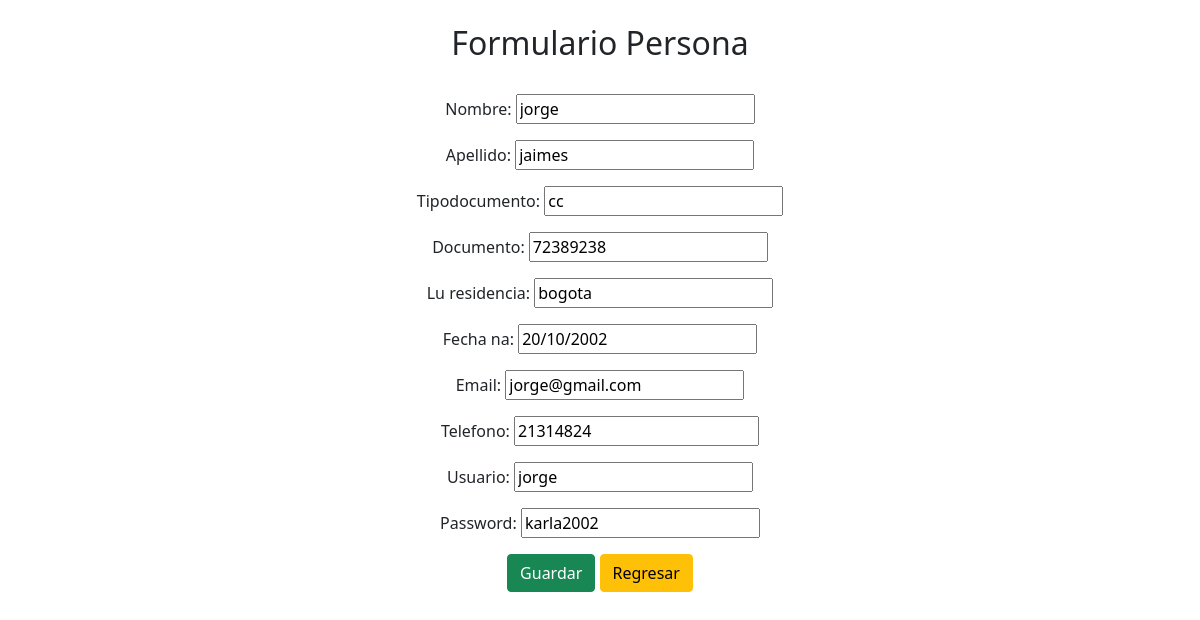
Page /editar_persona/2/ on the committed database.
### aplicaciones/principal/models.py (models this page shows, shortened)
class Persona(models.Model):
    id = models.AutoField(primary_key = True)
    nombre = models.CharField(max_length = 60)
    apellido = models.CharField(max_length = 60)
    tipodocumento = models.CharField(max_length = 5)
    documento = models.CharField(max_length = 40)
    lu_residencia = models.CharField(max_length = 50)
    fecha_na = models.CharField(max_length = 40)
    email = models.EmailField(max_length = 80)
    telefono = models.BigIntegerField()
    usuario = models.CharField(max_length = 50)
    password = models.CharField(max_length = 50)

### aplicaciones/principal/views.py (the view, shortened to what this page needs)
# urls.py: path('editar_persona/<int:id>/', editarPersona, name = 'editar_persona'),
def editarPersona(request, id):
    persona = Persona.objects.get(id = id)
    if request.method == 'GET':
        form = PersonaForm(instance = persona)
        contexto = {
            'form':form
        }
    return render(request, 'persona.html', contexto)

### aplicaciones/principal/forms.py
class PersonaForm(forms.ModelForm):
    class Meta:
        model = Persona
        fields = '__all__'

### templates/persona.html (shortened to what this page needs)
{% extends 'index.html' %}
{% block cuerpo%}
<div class="container-fluid text-center">
  <br><h2>Formulario Persona</h2><br>
<form method="POST">
  {{ form.as_p }}
  <button type= "sumbit" class="btn btn-success">Guardar</button>
  <a href="{% url 'index' %}" class="btn btn-warning">Regresar</a></td>
</form>
</div>
{% endblock cuerpo%}

### rows in the picture
Persona: nombre "jorge", apellido "jaimes", tipodocumento "cc", documento "72389238", lu_residencia "bogota", fecha_na "20/10/2002", email "jorge@gmail.com", telefono "21314824", usuario "jorge", password "karla2002"
